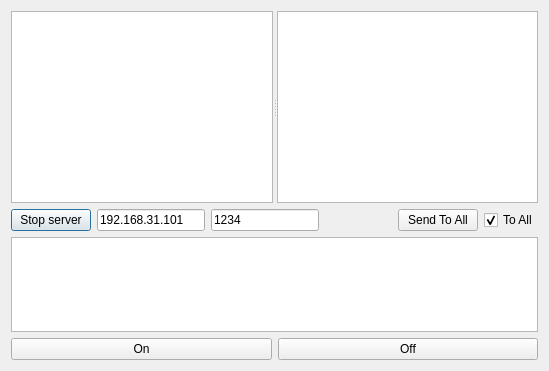
<?xml version="1.0" encoding="UTF-8"?>
<ui version="4.0">
 <class>Dialog</class>
 <widget class="QDialog" name="Dialog">
  <property name="geometry">
   <rect>
    <x>0</x>
    <y>0</y>
    <width>549</width>
    <height>371</height>
   </rect>
  </property>
  <property name="windowTitle">
   <string>marvin</string>
  </property>
  <layout class="QVBoxLayout" name="verticalLayout">
   <item>
    <widget class="QSplitter" name="splitter">
     <property name="orientation">
      <enum>Qt::Horizontal</enum>
     </property>
     <widget class="QListWidget" name="lwLog">
      <property name="sizePolicy">
       <sizepolicy hsizetype="Expanding" vsizetype="Expanding">
        <horstretch>0</horstretch>
        <verstretch>0</verstretch>
       </sizepolicy>
      </property>
      <property name="selectionRectVisible">
       <bool>false</bool>
      </property>
     </widget>
     <widget class="QListWidget" name="lwUsers">
      <property name="sizePolicy">
       <sizepolicy hsizetype="Minimum" vsizetype="Fixed">
        <horstretch>0</horstretch>
        <verstretch>0</verstretch>
       </sizepolicy>
      </property>
      <property name="selectionMode">
       <enum>QAbstractItemView::MultiSelection</enum>
      </property>
      <property name="sortingEnabled">
       <bool>true</bool>
      </property>
     </widget>
    </widget>
   </item>
   <item>
    <layout class="QHBoxLayout" name="horizontalLayout">
     <item>
      <widget class="QPushButton" name="pbStartStop">
       <property name="text">
        <string>Stop server</string>
       </property>
       <property name="checkable">
        <bool>true</bool>
       </property>
       <property name="checked">
        <bool>false</bool>
       </property>
      </widget>
     </item>
     <item>
      <widget class="QLineEdit" name="leHost">
       <property name="text">
        <string>192.168.31.101</string>
       </property>
      </widget>
     </item>
     <item>
      <widget class="QLineEdit" name="lePort">
       <property name="text">
        <string>1234</string>
       </property>
      </widget>
     </item>
     <item>
      <spacer name="horizontalSpacer">
       <property name="orientation">
        <enum>Qt::Horizontal</enum>
       </property>
       <property name="sizeHint" stdset="0">
        <size>
         <width>40</width>
         <height>20</height>
        </size>
       </property>
      </spacer>
     </item>
     <item>
      <widget class="QPushButton" name="pbSend">
       <property name="text">
        <string>Send To All</string>
       </property>
      </widget>
     </item>
     <item>
      <widget class="QCheckBox" name="cbToAll">
       <property name="text">
        <string>To All</string>
       </property>
       <property name="shortcut">
        <string/>
       </property>
       <property name="checked">
        <bool>true</bool>
       </property>
       <property name="tristate">
        <bool>false</bool>
       </property>
      </widget>
     </item>
    </layout>
   </item>
   <item>
    <layout class="QHBoxLayout" name="horizontalLayout_2">
     <item>
      <widget class="QPlainTextEdit" name="pteMessage">
       <property name="plainText">
        <string/>
       </property>
      </widget>
     </item>
    </layout>
   </item>
   <item>
    <layout class="QHBoxLayout" name="horizontalLayout_3">
     <item>
      <widget class="QPushButton" name="btnOn">
       <property name="text">
        <string>On</string>
       </property>
      </widget>
     </item>
     <item>
      <widget class="QPushButton" name="btnOff">
       <property name="text">
        <string>Off</string>
       </property>
      </widget>
     </item>
    </layout>
   </item>
  </layout>
 </widget>
 <layoutdefault spacing="6" margin="11"/>
 <resources/>
 <connections/>
</ui>
